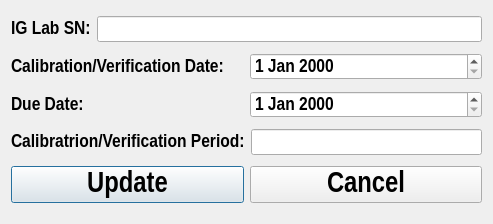
<?xml version="1.0" encoding="UTF-8"?>
<ui version="4.0">
 <class>Dialog</class>
 <widget class="QDialog" name="Dialog">
  <property name="geometry">
   <rect>
    <x>0</x>
    <y>0</y>
    <width>493</width>
    <height>224</height>
   </rect>
  </property>
  <property name="windowTitle">
   <string>Dialog</string>
  </property>
  <layout class="QVBoxLayout" name="verticalLayout">
   <item>
    <layout class="QHBoxLayout" name="horizontalLayout">
     <item>
      <widget class="QLabel" name="label_IGSN">
       <property name="font">
        <font>
         <family>Arial Narrow</family>
         <pointsize>14</pointsize>
         <weight>75</weight>
         <bold>true</bold>
        </font>
       </property>
       <property name="text">
        <string>IG Lab SN:</string>
       </property>
      </widget>
     </item>
     <item>
      <widget class="QLineEdit" name="lineEdit">
       <property name="font">
        <font>
         <family>Arial Narrow</family>
         <pointsize>14</pointsize>
         <weight>75</weight>
         <bold>true</bold>
        </font>
       </property>
      </widget>
     </item>
    </layout>
   </item>
   <item>
    <layout class="QHBoxLayout" name="horizontalLayout_5">
     <item>
      <widget class="QLabel" name="label_CalDate">
       <property name="font">
        <font>
         <family>Arial Narrow</family>
         <pointsize>14</pointsize>
         <weight>75</weight>
         <bold>true</bold>
        </font>
       </property>
       <property name="text">
        <string>Calibration/Verification Date:</string>
       </property>
      </widget>
     </item>
     <item>
      <widget class="QDateEdit" name="dateEdit_CalDate">
       <property name="font">
        <font>
         <family>Arial Narrow</family>
         <pointsize>14</pointsize>
         <weight>75</weight>
         <bold>true</bold>
        </font>
       </property>
      </widget>
     </item>
    </layout>
   </item>
   <item>
    <layout class="QHBoxLayout" name="horizontalLayout_4">
     <item>
      <widget class="QLabel" name="label_DueDate">
       <property name="font">
        <font>
         <family>Arial Narrow</family>
         <pointsize>14</pointsize>
         <weight>75</weight>
         <bold>true</bold>
        </font>
       </property>
       <property name="text">
        <string>Due Date:</string>
       </property>
      </widget>
     </item>
     <item>
      <widget class="QDateEdit" name="dateEdit_DueDate">
       <property name="font">
        <font>
         <family>Arial Narrow</family>
         <pointsize>14</pointsize>
         <weight>75</weight>
         <bold>true</bold>
        </font>
       </property>
      </widget>
     </item>
    </layout>
   </item>
   <item>
    <layout class="QHBoxLayout" name="horizontalLayout_3">
     <item>
      <widget class="QLabel" name="label_CalVerPeriod">
       <property name="font">
        <font>
         <family>Arial Narrow</family>
         <pointsize>14</pointsize>
         <weight>75</weight>
         <bold>true</bold>
        </font>
       </property>
       <property name="text">
        <string>Calibratrion/Verification Period:</string>
       </property>
      </widget>
     </item>
     <item>
      <widget class="QLineEdit" name="lineEdit_CakVerPeriod">
       <property name="font">
        <font>
         <family>Arial Narrow</family>
         <pointsize>14</pointsize>
         <weight>75</weight>
         <bold>true</bold>
        </font>
       </property>
      </widget>
     </item>
    </layout>
   </item>
   <item>
    <layout class="QHBoxLayout" name="horizontalLayout_2">
     <item>
      <widget class="QPushButton" name="pushButton_Update">
       <property name="font">
        <font>
         <family>Arial Narrow</family>
         <pointsize>22</pointsize>
         <weight>75</weight>
         <bold>true</bold>
        </font>
       </property>
       <property name="text">
        <string>Update</string>
       </property>
      </widget>
     </item>
     <item>
      <widget class="QPushButton" name="pushButton_Cancel">
       <property name="font">
        <font>
         <family>Arial Narrow</family>
         <pointsize>22</pointsize>
         <weight>75</weight>
         <bold>true</bold>
        </font>
       </property>
       <property name="text">
        <string>Cancel</string>
       </property>
      </widget>
     </item>
    </layout>
   </item>
  </layout>
 </widget>
 <resources/>
 <connections/>
</ui>
